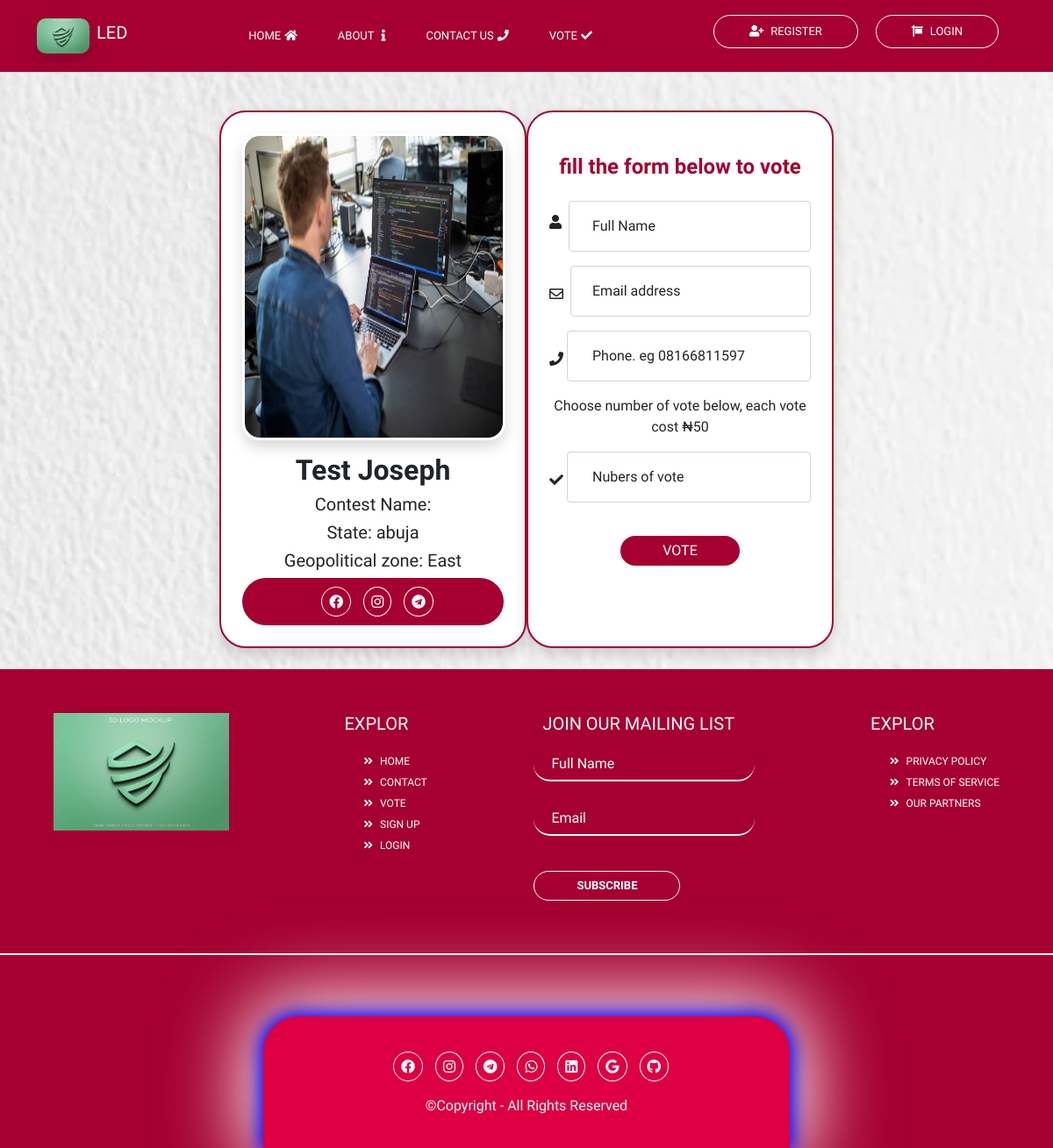
Page /final_vote.php?uid=4 on the committed database.
### tables this page shows
CREATE TABLE `users` (
  `id` int(13) NOT NULL,
  `first_name` varchar(100) NOT NULL,
  `last_name` varchar(100) NOT NULL,
  `gender` varchar(10) NOT NULL,
  `email` varchar(300) NOT NULL,
  `user_state` varchar(30) NOT NULL,
  `user_zone` varchar(30) NOT NULL,
  `user_password` varchar(300) NOT NULL,
  `phone` varchar(30) NOT NULL,
  `dob` varchar(30) NOT NULL,
  `user_address` varchar(300) NOT NULL,
  `prof_pic` varchar(30) NOT NULL,
  `user_role` varchar(105) NOT NULL,
  `date_created` date NOT NULL
);

### final_vote.php (the view, shortened to what this page needs)
<?php
  require_once 'assets/config/db-connect.php';
  require_once 'assets/includes/headers.php';
  $uid = $_GET['uid'];
  $sql = "SELECT * FROM users WHERE id = '$uid'";
  $query = mysqli_query($connection,$sql);
  $row = mysqli_fetch_assoc($query);
?>
<body style="background-image: url(assets/img/ba.webp); background-size: cover; background-position: center;">
    <section class="payment d-flex my-4 " style="justify-content: center;">
        <div class="card p-4 text-center prof shadow">
            <img src="assets/img/profile_pic/<?php
                        $img = $row['prof_pic'];
                        if (empty($img)) {
                           echo "user.png";
                        }else{
                            echo "$img?".mt_rand();
                        }
                    ?>" alt="profile_picture" class="profile_picture shadow">
            <h2 class="pro-name"><?php echo $row['first_name']. " ".$row['last_name']; ?></h2>
            <h5 class="pro-con">Contest Name: <?php echo $_GET['cname'];?></h5>
            <h5 class="pro-con">State: <?php echo $row['user_state'];?></h5>
            <h5 class="pro-con">Geopolitical zone: <?php echo $row['user_zone'];?></h5>
            <div class="pro-icon">
                <a href="#"><i class="fab fa-facebook icons"></i></a>
                <a href="#"><i class="fab fa-instagram icons"></i></a>
                <a href="#"><i class="fab fa-telegram icons"></i></a>
            </div>
        </div>
        <div class="card p-4 text-center prof shadow">
            <form method="post">
                <h4 class="header mt-4">fill the form below to vote</h4>
                <div class="mb-3 mt-4 form-floating d-flex">
                    <i class="fa fa-user mt-3" aria-hidden="true"></i>
                    <input required type="text" class="form-control ms-2" name="fname" id="floatingname"
                        placeholder="user_name" aria-label="First name">
                    <label for="floatingname" class="ps-5" id="fifthy">Full Name</label>
                </div>
                <div class="mb-3 form-floating d-flex">
                    <i class="far fa-envelope mt-4"></i>
                    <input required type="email" class="form-control ms-2" id="floatingInput"
                        placeholder="name@example.com" name="email">
                    <label for="floatingInput" class="ps-5" id="fourth">Email address</label>
                </div>
                <div class="mb-3 form-floating d-flex">
                    <i class="fas fa-phone mt-4"></i>
                    <input required type="tel" class="form-control ms-1 " id="floatingthings" placeholder="phone"
                        name="phone">
                    <label for="floatingthings" class="ps-5" id="phone">Phone. eg 08166811597</label>
                </div>
                <p>Choose number of vote below, each vote cost ₦50</p>
                <div class="mb-3 form-floating d-flex">
                    <i class="fas fa-check mt-4"></i>
                    <input required type="number" class="form-control ms-1 " id="floatingthings" placeholder="vote"
                        name="no_vote">
                    <label for="floatingthings" class="ps-5" id="phone">Nubers of vote</label>
                </div>
                <button name="vote" class="pro-vote">VOTE</button>
            </form>
        </div>
    </section>
    <?php include_once 'assets/includes/footer.php' ?>

### assets/css/styles.css (style rules this page uses)
body { font-family: 'Comfortaa', cursive; }
* { padding: 0; margin: 0; }
.card { backdrop-filter: blur(6px) !important; border: 3px solid white !important; }
.header { color: #A50031; font-family: 'Comfortaa', cursive; font-weight: bolder; }
.icons { margin-left: 10px; color: white; width: fit-content; height: fit-content; border: 1px solid white; padding: 8px; border-radius: 50%; transition: 0.4s; }
.profile_picture { width: 300px; height: 350px; border-radius: 20px; margin: 0 auto; border: 3px solid white; }
.prof { width: 350px; border: 2px solid #A50031 !important; border-radius: 30px; margin-top: 20px; }
.pro-name { padding-top: 15px; font-family: 'Comfortaa', cursive; font-weight: bolder; text-transform: capitalize; }
.pro-icon { border-radius: 50px; padding: 10px; background-color: #A50031; }
.pro-vote { background-color: #A50031; border-radius: 50px; width: 140px; padding: 5px; margin: 0 auto; margin-top: 20px; border: 2px solid white; color: white; text-decoration: none; font-weight: 400; }

### rows in the picture
users: prof_pic (picture), first_name "Test", last_name "Joseph", user_state "abuja", user_zone "East"
